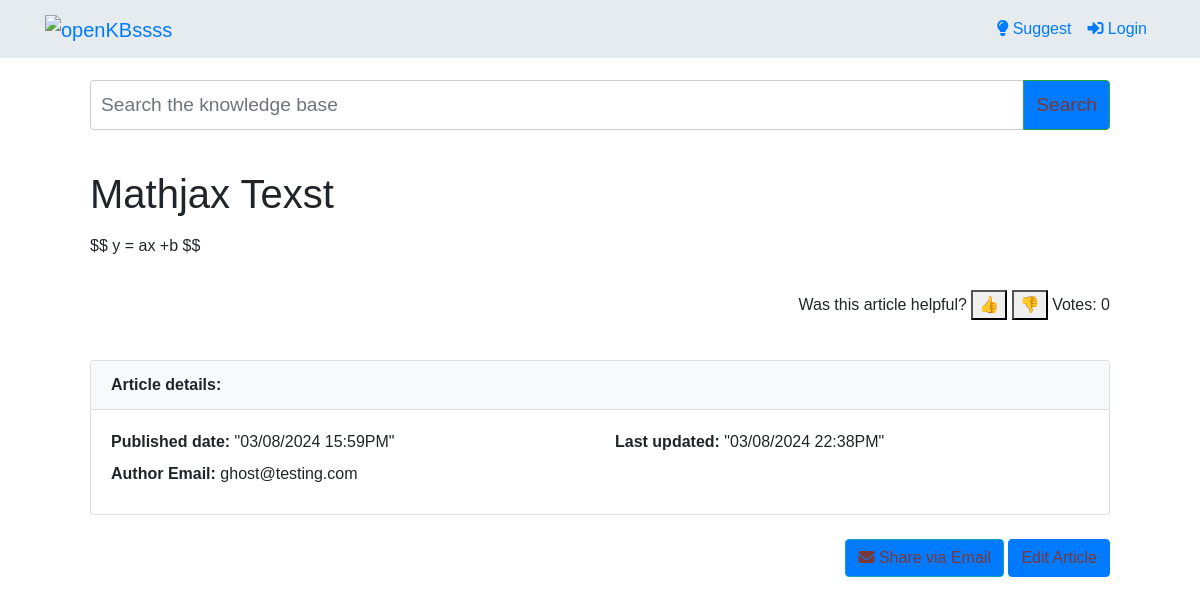
/articles/7/, run on the app's committed database.
### kb/models.py (models this page shows, shortened)
class Article(models.Model):
    title = models.CharField(max_length=255)
    content = MDTextField()
    created = models.DateTimeField(auto_now_add=True)
    updated = models.DateTimeField(auto_now=True)
    keywords = models.CharField(max_length=255)
    published = models.BooleanField(default=False)
    view_count = models.PositiveIntegerField(default=0)  # Added field for tracking views
    votes = models.IntegerField(default=0)
    permalink = models.SlugField(max_length=255, default='', null=True)
    seo_title = models.CharField(max_length=255, default='')
    seo_description = models.TextField(default='')
    author = models.ForeignKey('CustomUser', on_delete=models.CASCADE, null=True)
    featured = models.BooleanField(default=False)

class WebsiteSettings(models.Model):
    website_title = models.CharField(max_length=255, blank=True, default='openKB')
    website_description = models.TextField(blank=True, default='openKB is an Open Source Node.js Markdown based knowledge base/FAQ/Wiki app.')
    show_website_logo = models.BooleanField(default=True)
    website_context_base_url = models.URLField(blank=True, default='http://127.0.0.1:4444/openkb/')
    allow_api_access = models.BooleanField(default=False)
    api_access_token = models.CharField(max_length=255, blank=True)
    password_protect = models.BooleanField(default=False)
    index_article_body = models.BooleanField(default=False)
    select_theme = models.CharField(max_length=255, blank=True)
    select_language = models.CharField(max_length=10, default='en', choices=[('en', 'English')])
    show_logon_link = models.BooleanField(default=True)
    date_format = models.CharField(max_length=50, default='d/m/Y H:iA')
    article_suggestions_allowed = models.BooleanField(default=True)
    google_analytics_code = models.TextField(blank=True)

class CustomUser(AbstractUser):
    email = models.EmailField(unique=True)
    USERNAME_FIELD = 'email'
    REQUIRED_FIELDS = ['username']

### kb/views.py (the view)
# urls.py: path('articles/<int:pk>/', ArticleDetailView.as_view(), name='article_detail_by_pk'),
class ArticleDetailView(DetailView):
    model = Article
    template_name = 'articles/article_detail.html'
    context_object_name = 'article'
    def get_object(self, queryset=None):
        queryset = queryset or self.get_queryset()
        if 'slug' in self.kwargs:
            obj = get_object_or_404(queryset, permalink=self.kwargs['slug'])
        elif 'pk' in self.kwargs:
            obj = get_object_or_404(queryset, pk=self.kwargs['pk'])
        else:
            raise Http404("No Article matches the given query.")
        obj.view_count += 1
        obj.save()
        return obj
    def get_context_data(self, **kwargs):
        context = super().get_context_data(**kwargs)
        context['absolute_url'] = self.request.build_absolute_uri()
        context['is_article_detail'] = True  # Add this line
        settings = ArticleSettings.objects.first()  # Assuming only one settings object exists
        context['settings'] = settings
        return context

### kb/context_processors.py (called while the page is built)
def website_settings(request):
    website_settings = WebsiteSettings.objects.first()
    style_settings = StyleSettings.objects.first()
    return {
        'websettings': website_settings,
        'style_settings': style_settings,
    }

### templates/articles/article_detail.html (shortened to what this page needs)
{% extends 'base.html' %}
{% load markdownify %}
{% block content %}
{% include "nav.html" %}
<div class="container mt-5">
    <div class="row mb-4">
        <div class="col-md-12">
            <div class="input-group mb-3">
                <input type="text" class="form-control" placeholder="Search the knowledge base" aria-label="Search the knowledge base" aria-describedby="button-search" style="height: 50px; font-size: 1.2em;">
                <div class="input-group-append">
                    <button class="btn btn-success" type="button" id="button-search" style="height: 50px; font-size: 1.2em;">Search</button>
                </div>
            </div>
        </div>
    </div>
    <div class="row">
        <div class="col-md-8">
            <h1>{{ article.title }}</h1>
            <p>{{ article.content | markdownify }}</p>
        </div>
    </div>
    {% if settings.allow_voting %}
    <div class="row justify-content-end mt-3">
        <div class="col-md-6 text-right">
            <p>Was this article helpful?
                <button onclick="incrementVote({{ article.id }}, true)">👍</button>
                <button onclick="incrementVote({{ article.id }}, false)">👎</button>
                Votes: <span id="vote-count">{{ article.votes }}</span>
            </p>
        </div>
    </div>
    {% endif %}
    {% if settings.show_article_meta %}
    <div class="row mt-4">
        <div class="col-md-12">
            <div class="card">
                <div class="card-header">
                    Article details:
                </div>
                <div class="card-body">
                    <div class="row">
                        <div class="col-md-6">
                            <p><strong>Published date:</strong> {{ article.created|date:websettings.date_format }}</p>
                            {% if settings.show_author_email %}
                                <p><strong>Author Email:</strong> {{ article.author.email }}</p>
                            {% endif %}
                        </div>
                        <div class="col-md-6">
                            <p><strong>Last updated:</strong> {{ article.updated|date:websettings.date_format }}</p>
                        </div>
                    </div>
                </div>
            </div>
        </div>
    </div>
    {% endif %}
    <div class="row mt-4">
        <div class="col-md-12 text-right">
            <a href="mailto:?subject={{ article.title|urlencode }}&body=Check out this article: {{ request.build_absolute_uri }}" class="btn btn-info">
                <i class="fas fa-envelope"></i> Share via Email
            </a>
            <a href="{% url 'edit_article' article.id %}" class="btn btn-primary">Edit Article</a>
        </div>
    </div>
</div>
{% endblock %}

### static/assets/css/styles.css (style rules this page uses)
html, body { height: 100%; margin: 0; }
.container { flex: 1 0 auto; }
input[type="text"], textarea { width: 100%; padding: 10px; border: 1px solid #ccc; border-radius: 4px; }
.card-header { background-color: #f8f9fa; font-weight: bold; }
.card-body p { margin-bottom: 0.5rem; }

### data on the page
Article: title "Mathjax Texst", content "$$ y = ax +b $$", votes "0", created "\"03/08/2024 15:59PM\"", author.email "ghost@testing.com", updated "\"03/08/2024 22:38PM\""
